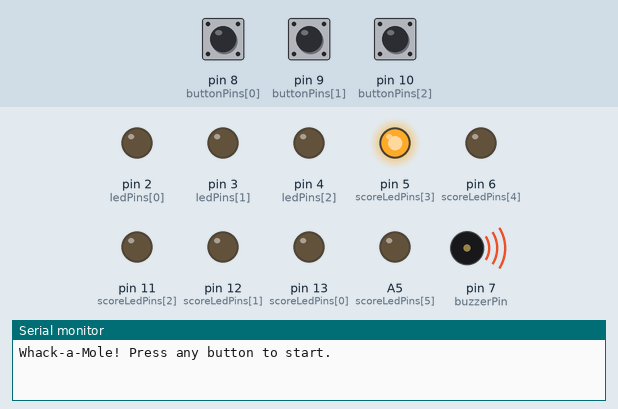
Bench run of a sketch on a simulated Arduino Uno, built with avr-gcc and run on an emulated ATmega328P. Shown: output pins drawn as LEDs (lit = HIGH), buzzer (waves = sounding), the last lines printed to the serial monitor. Dashed ring = blinking. The inputs (shaded band) are chosen by the test bench; at power-on: pin 8 (buttonPins[0]) HIGH, pin 10 (buttonPins[2]) HIGH, pin 9 (buttonPins[1]) HIGH. Random numbers use the default seed unless the sketch sets one.

Above: at 0.8 s.
0.9 s: pin 8 (buttonPins[0]) pulled LOW for 0.15 s
3.9 s: pin 10 (buttonPins[2]) pulled LOW for 0.15 s
At 6.6 s:
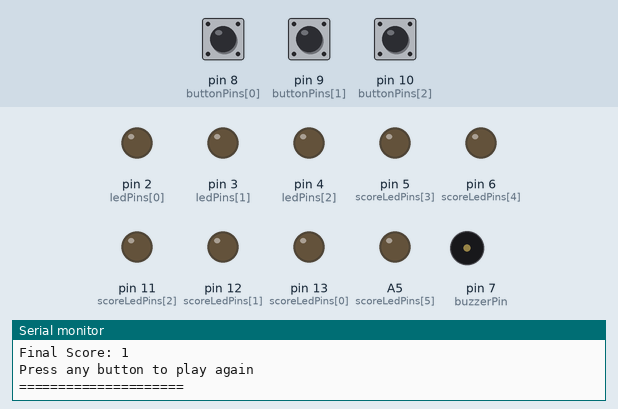
6.9 s: pin 9 (buttonPins[1]) pulled LOW for 0.15 s
At 7.22 s:
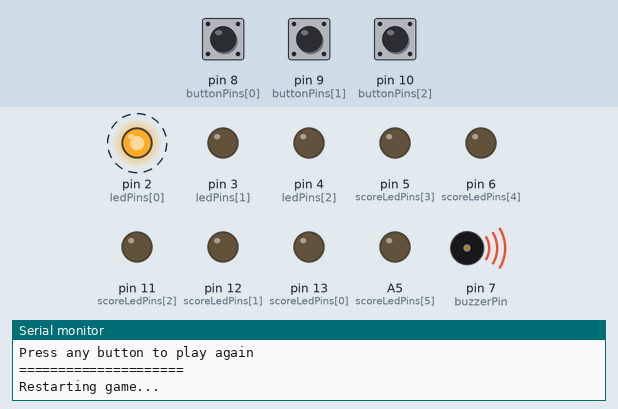
10.0 s: pin 8 (buttonPins[0]) pulled LOW for 3.2 s
14.7 s: pin 9 (buttonPins[1]) pulled LOW for 1 s
At 15.66 s:
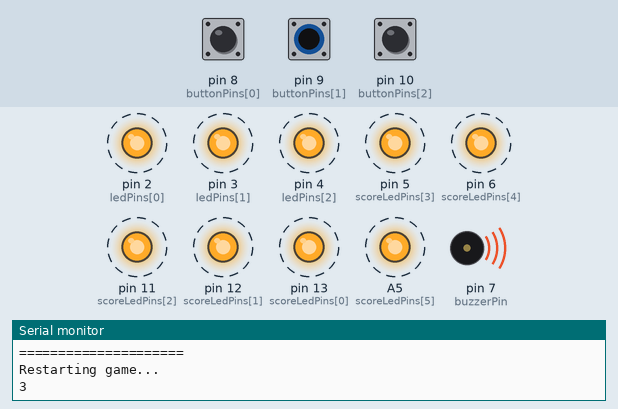
18.2 s: pin 10 (buttonPins[2]) pulled LOW for 3.2 s
At 21.23 s:
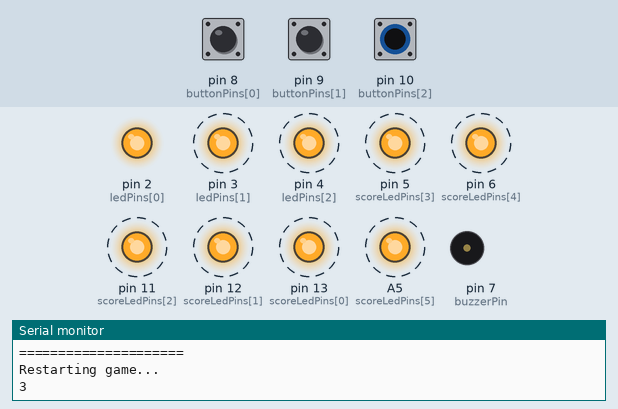
Timing chart, 0 to 25.4 s (numbered marks = the images above; inputs shaded):
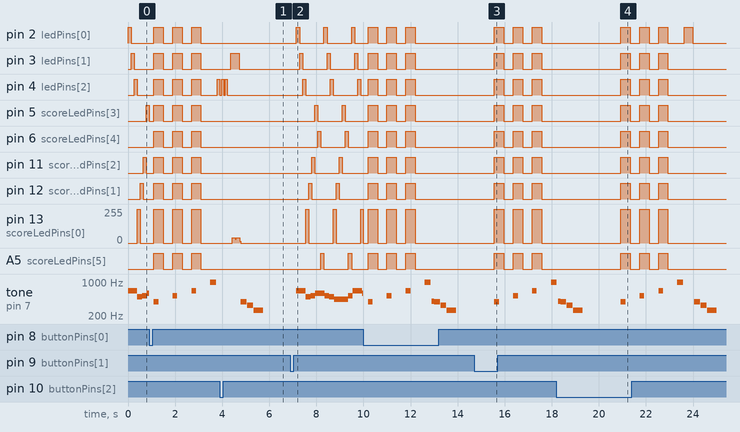

The sketch:

Whack-A-Mole_code.ino
```cpp
const int ledPins[3]    = {2, 3, 4};
const int buttonPins[3] = {8, 9, 10};
const int buzzerPin     = 7;

// Score meter LEDs (3 red + 3 white), in order
const int scoreLedPins[6] = {13, 12, 11, 5, 6, A5};

// Meter level: 0-12. 0-6 = LEDs filling in at dim brightness,
// 7-12 = those same LEDs upgrading to full brightness.
int meterLevel = 0;
const int maxMeterLevel = 12;

// Timing for the software "dim" blink (no analogWrite needed,
// works on every pin including non-PWM pins like 13, 12, A5)
const unsigned long halfBlinkPeriod = 7;   // ms - full on/off cycle
const int halfBrightnessPercent = 18;       // duty cycle % for "half" LEDs

int score = 0;
int activeMole = -1;
int lastMole = -1;

unsigned long gameStartTime = 0;
const unsigned long gameDuration = 17500;
bool gameOver = false;

// Per-mole reaction timer
unsigned long moleSpawnTime = 0;
const unsigned long moleTimeLimit = 355; // reaction window per mole

void setup() {
  Serial.begin(9600);

  for (int i = 0; i < 3; i++) {
    pinMode(ledPins[i], OUTPUT);
    digitalWrite(ledPins[i], LOW);
    pinMode(buttonPins[i], INPUT_PULLUP);
  }
  pinMode(buzzerPin, OUTPUT);

  for (int i = 0; i < 6; i++) {
    pinMode(scoreLedPins[i], OUTPUT);
    digitalWrite(scoreLedPins[i], LOW);
  }

  randomSeed(analogRead(A0));
  Serial.println("Whack-a-Mole! Press any button to start.");

  attractAndStart();
}

void loop() {
  // Keep the dim-lit LEDs blinking every cycle, regardless of game state
  refreshScoreLeds();

  if (gameOver) {
    checkForRestart();
    return;
  }

  // Check if overall game time is up
  if (millis() - gameStartTime > gameDuration) {
    loseGame("Time's up! You didn't fill the meter.");
    return;
  }

  // Check if the player took too long to hit the current mole
  if (millis() - moleSpawnTime > moleTimeLimit) {
    loseGame("Too slow! You didn't react in time.");
    return;
  }

  // Check buttons - any wrong press, or any press after the window,
  // ends the game immediately. Only a correct first-try hit continues.
  for (int i = 0; i < 3; i++) {
    if (digitalRead(buttonPins[i]) == LOW) {
      if (i == activeMole) {
        score++;
        Serial.print("Hit! Score: ");
        Serial.println(score);
        hitEffect(i);
        addMeterLevel();

        if (meterLevel >= maxMeterLevel) {
          winGame();
          return;
        }

        delay(150); // debounce
        spawnMole(); // new random LED
      } else {
        Serial.println("Wrong button! No second chances.");
        wrongButtonEffect(); // buzzer sounds, but LED stays lit
        loseGame("Wrong button - you only get one try!");
        return;
      }
      return;
    }
  }
}

// --- Attract mode (idle screen) + countdown ---

// Note frequencies used in the melody below
#define NOTE_A4  440
#define NOTE_B4  494
#define NOTE_C5  523
#define NOTE_D5  587
#define NOTE_E5  659
#define NOTE_F5  698
#define NOTE_G5  784
#define NOTE_A5  880
#define REST     0

// "Korobeiniki" (the traditional Russian folk melody used as the Tetris theme).
// Frequency 0 = rest. Durations are in ms and intentionally uneven for a
// natural, musical feel rather than a mechanical beep-per-step.
const int melodyNotes[] = {
  NOTE_E5, NOTE_B4, NOTE_C5, NOTE_D5, NOTE_C5, NOTE_B4, NOTE_A4, NOTE_A4,
  NOTE_C5, NOTE_E5, NOTE_D5, NOTE_C5, NOTE_B4, NOTE_C5, NOTE_D5, NOTE_E5,
  NOTE_C5, NOTE_A4, NOTE_A4, REST,
  NOTE_D5, NOTE_F5, NOTE_A5, NOTE_G5, NOTE_F5, NOTE_E5, NOTE_C5, NOTE_E5,
  NOTE_D5, NOTE_C5, NOTE_B4, NOTE_B4, NOTE_C5, NOTE_D5, NOTE_E5, NOTE_C5,
  NOTE_A4, NOTE_A4, REST
};
const int melodyDurations[] = {
  400, 200, 200, 400, 200, 200, 400, 200,
  200, 400, 200, 200, 600, 200, 400, 400,
  400, 400, 400, 400,
  400, 200, 400, 200, 200, 600, 200, 400,
  200, 200, 400, 200, 200, 400, 400, 400,
  400, 400, 400
};
const int melodyLength = sizeof(melodyNotes) / sizeof(melodyNotes[0]);

// Rotates all 9 LEDs (3 mole + 6 score) while the Tetris theme plays in the
// background, until any button is pressed - then runs a 3-2-1 countdown.
void attractAndStart() {
  const int attractPins[9] = {
    ledPins[0], ledPins[1], ledPins[2],
    scoreLedPins[0], scoreLedPins[1], scoreLedPins[2],
    scoreLedPins[3], scoreLedPins[4], scoreLedPins[5]
  };
  const unsigned long ledStepInterval = 130; // ms per LED rotation step

  setAllLeds(LOW);

  int ledIndex = 0;
  digitalWrite(attractPins[ledIndex], HIGH);
  unsigned long lastLedStep = millis();

  int melodyIndex = -1;
  unsigned long noteStartTime = 0;
  advanceMelody(melodyIndex, noteStartTime); // kicks off the first note

  while (true) {
    // Exit attract mode the instant any button is pressed
    for (int i = 0; i < 3; i++) {
      if (digitalRead(buttonPins[i]) == LOW) {
        noTone(buzzerPin);
        setAllLeds(LOW);
        delay(200); // debounce
        countdownSequence();
        startGame();
        return;
      }
    }

    // LED rotation on its own clock, independent of the music
    if (millis() - lastLedStep >= ledStepInterval) {
      lastLedStep = millis();
      digitalWrite(attractPins[ledIndex], LOW);
      ledIndex = (ledIndex + 1) % 9;
      digitalWrite(attractPins[ledIndex], HIGH);
    }

    // Advance the melody whenever the current note's duration has elapsed
    if (millis() - noteStartTime >= (unsigned long)melodyDurations[melodyIndex]) {
      advanceMelody(melodyIndex, noteStartTime);
    }
  }
}

// Moves to the next note in the melody (looping) and plays it.
// A frequency of 0 means "rest" - silence for that note's duration.
void advanceMelody(int &melodyIndex, unsigned long &noteStartTime) {
  melodyIndex = (melodyIndex + 1) % melodyLength;
  noteStartTime = millis();
  if (melodyNotes[melodyIndex] == REST) {
    noTone(buzzerPin);
  } else {
    tone(buzzerPin, melodyNotes[melodyIndex]);
  }
}

// 3-2-1 countdown with rising beep pitch and a flash on every LED,
// giving the player a fair, predictable moment before the first mole appears.
void countdownSequence() {
  const int beepFreqs[3] = {392, 523, 659}; // G4, C5, E5 - rising pitch
  for (int i = 0; i < 3; i++) {
    int count = 3 - i;
    Serial.println(count);
    setAllLeds(HIGH);
    tone(buzzerPin, beepFreqs[i], 200);
    delay(400);
    setAllLeds(LOW);
    delay(400);
  }
  Serial.println("GO!");
  tone(buzzerPin, 988, 250); // B5 - "go" tone
  delay(300);
  noTone(buzzerPin);
}

void startGame() {
  score = 0;
  gameOver = false;
  lastMole = -1;
  meterLevel = 0;
  gameStartTime = millis();
  spawnMole();
}

void spawnMole() {
  for (int i = 0; i < 3; i++) {
    digitalWrite(ledPins[i], LOW);
  }

  // Pick a random LED that's different from the last one
  int newMole;
  do {
    newMole = random(0, 3);
  } while (newMole == lastMole);

  activeMole = newMole;
  lastMole = newMole;
  digitalWrite(ledPins[activeMole], HIGH);

  moleSpawnTime = millis(); // reset reaction timer for this mole
}

void hitEffect(int pin) {
  for (int i = 0; i < 2; i++) {
    digitalWrite(ledPins[pin], LOW);
    delay(80);
    digitalWrite(ledPins[pin], HIGH);
    delay(80);
  }
  digitalWrite(ledPins[pin], LOW); // make sure it's off before next mole
}

void wrongButtonEffect() {
  // Short buzzer tone for pressing the wrong button - LED stays on
  tone(buzzerPin, 400, 150);
}

// --- Score meter helpers ---

void addMeterLevel() {
  if (meterLevel < maxMeterLevel) meterLevel++;
}

// Called every loop iteration. For each LED:
//   meterLevel >= i+7  -> fully lit (solid)
//   meterLevel >= i+1  -> dimly lit (fast blink at ~28% duty cycle)
//   otherwise          -> off
void refreshScoreLeds() {
  unsigned long phase = millis() % halfBlinkPeriod;
  unsigned long onTime = (halfBlinkPeriod * halfBrightnessPercent) / 100;
  bool halfOn = phase < onTime;

  for (int i = 0; i < 6; i++) {
    if (meterLevel >= i + 7) {
      digitalWrite(scoreLedPins[i], HIGH);
    } else if (meterLevel >= i + 1) {
      digitalWrite(scoreLedPins[i], halfOn ? HIGH : LOW);
    } else {
      digitalWrite(scoreLedPins[i], LOW);
    }
  }
}

// --- End-game states ---

void winGame() {
  gameOver = true;

  for (int i = 0; i < 3; i++) digitalWrite(ledPins[i], LOW);

  Serial.println("=====================");
  Serial.println("YOU WIN! All 6 lit up fully!");
  Serial.print("Final Score: ");
  Serial.println(score);
  Serial.println("Press any button to play again");
  Serial.println("=====================");

  // Happy ascending chime
  tone(buzzerPin, 523, 150); delay(160); // C5
  tone(buzzerPin, 659, 150); delay(160); // E5
  tone(buzzerPin, 784, 150); delay(160); // G5
  tone(buzzerPin, 1047, 300); delay(320); // C6
  noTone(buzzerPin);

  // Victory light show - all score LEDs + mole LEDs flash together
  for (int i = 0; i < 4; i++) {
    setAllLeds(HIGH);
    delay(120);
    setAllLeds(LOW);
    delay(120);
  }
}

void loseGame(String reason) {
  gameOver = true;

  for (int i = 0; i < 3; i++) digitalWrite(ledPins[i], LOW);

  Serial.println("=====================");
  Serial.println(reason);
  Serial.print("Final Score: ");
  Serial.println(score);
  Serial.println("Press any button to play again");
  Serial.println("=====================");

  // Sad descending tone
  tone(buzzerPin, 392, 250); delay(270); // G4
  tone(buzzerPin, 330, 250); delay(270); // E4
  tone(buzzerPin, 262, 400); delay(420); // C4
  noTone(buzzerPin);

  // Slow, somber blink of whatever was lit on the meter
  for (int i = 0; i < 3; i++) {
    refreshScoreLeds();
    delay(200);
    setScoreLeds(LOW);
    delay(200);
  }
}

void setAllLeds(int state) {
  for (int i = 0; i < 3; i++) digitalWrite(ledPins[i], state);
  setScoreLeds(state);
}

void setScoreLeds(int state) {
  for (int i = 0; i < 6; i++) digitalWrite(scoreLedPins[i], state);
}

void checkForRestart() {
  for (int i = 0; i < 3; i++) {
    if (digitalRead(buttonPins[i]) == LOW) {
      delay(200);
      Serial.println("Restarting game...");
      attractAndStart();
      return;
    }
  }
}
```

Measured:
- after the input at 3.9 s, pin 3 (ledPins[1]): LOW → HIGH after 0.47 s, → LOW 0.36 s later; pin 13 (scoreLedPins[0]): 0/255 → 40/255 after 0.53 s, → 38/255 0.12 s later, → 0/255 0.20 s later
- after the input at 6.9 s, pin 2 (ledPins[0]): alternates HIGH for 0.13 s and LOW for 1.0 s, starting after 0.26 s; pin 3 (ledPins[1]): alternates HIGH for 0.13 s and LOW for 1.0 s, starting after 0.38 s
- after the input at 14.7 s, pin 2 (ledPins[0]), pin 3 (ledPins[1]): alternates HIGH for 0.40 s and LOW for 0.40 s, starting after 0.87 s
- after the input at 18.2 s, pin 2 (ledPins[0]): LOW → HIGH after 2.7 s, → LOW 0.40 s later, → HIGH 0.40 s later, → LOW 0.40 s later, … (8 changes in this stretch); pin 4 (ledPins[2]): alternates HIGH for 0.40 s and LOW for 0.40 s, 6 changes in all, then stays LOW, starting after 2.7 s
- by itself, pin 4 (ledPins[2]): alternates HIGH for 0.08 s and LOW for 0.08 s, 5 changes in all, then stays LOW
- by itself, pin 5 (scoreLedPins[3]): repeats every 0.80 s: HIGH 0.40 s, LOW 0.40 s
- by itself, pin 13 (scoreLedPins[0]): alternates 255/255 for 0.40 s and 0/255 for 0.40 s
- by itself, tone on pin 7 (buzzerPin): plays 392 Hz for 0.25 s, 330 Hz for 0.25 s, 262 Hz for 0.40 s
